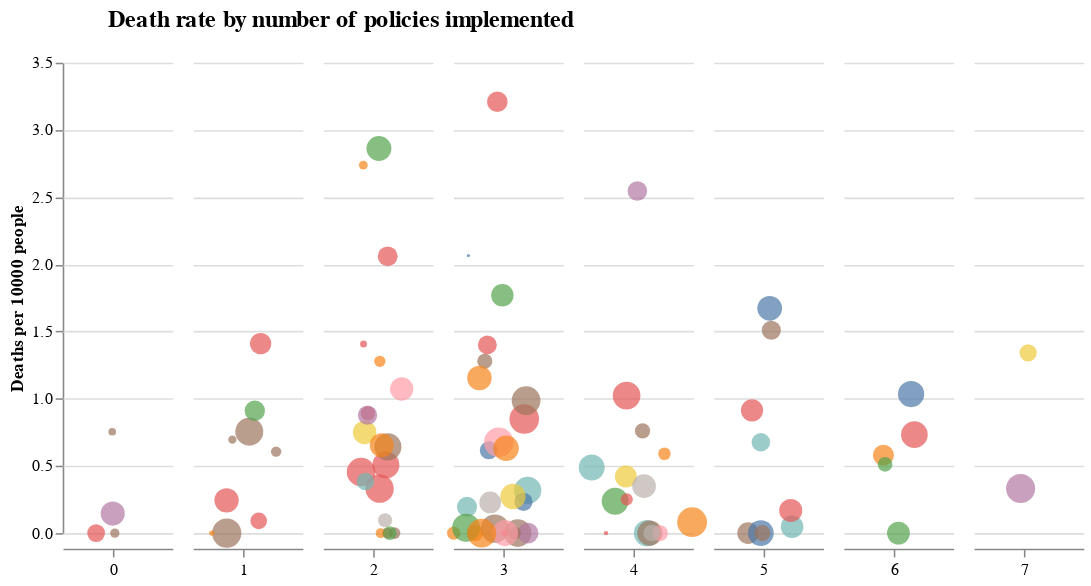

Source (notebook cell):
### Code cell
stripplot =  alt.Chart(cities, width=70).mark_circle(size=2).encode(
    x=alt.X(
        'jitter:Q',
        title=None,
        axis=alt.Axis(values=[0], ticks=True, grid=False, labels=False),
        scale=alt.Scale(),
    ),
    y=alt.Y('death_rate:Q', title = "Deaths per 10000 people"),
    color=alt.Color('state:N', legend=None),
    size=alt.Size('pop2010:N', legend=None),
    tooltip = [alt.Tooltip('city', title = 'City'), 
               alt.Tooltip('state', title = 'State'), 
               alt.Tooltip('death_rate', format='.2f', title = 'Deaths per 1000'),
               alt.Tooltip('pop2010', title = 'Population')],
    column=alt.Column(
        'policy_index:N',
        header=alt.Header(
            title = 'Death rate by number of policies implemented',
            titleFontSize = 15,
            titleOrient='top',
            titleAlign='right',
            labelOrient='bottom',
            labelAlign='right',
            labelPadding=3,
        ),
    ),
).transform_calculate(
    # Generate Gaussian jitter with a Box-Muller transform
    jitter='sqrt(-2*log(random()))*cos(2*PI*random())'
).configure_facet(
    spacing=0
).configure_view(
    stroke=None
)

stripplot
